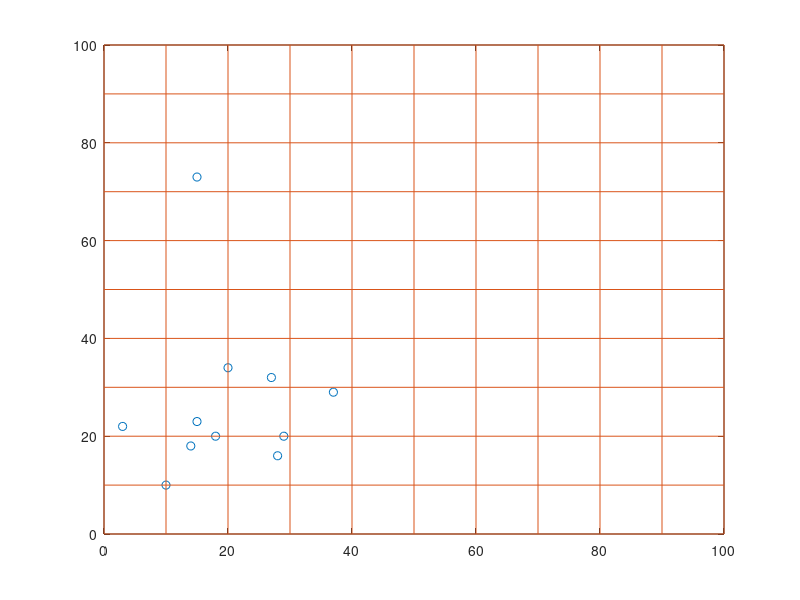

Write MATLAB code to recreate this figure.
clear;
clc;
A = [15 23 
3 22
10 10
37 29
20 34
18 20
27 32
14 18
28 16
29 20
15 73
];
x = A(:,1);
y = A(:,2);
plot(x,y,'o');
for i = 0:10:100
        line([i,i],[0,100]);
        line([0,100],[i,i]);
end
